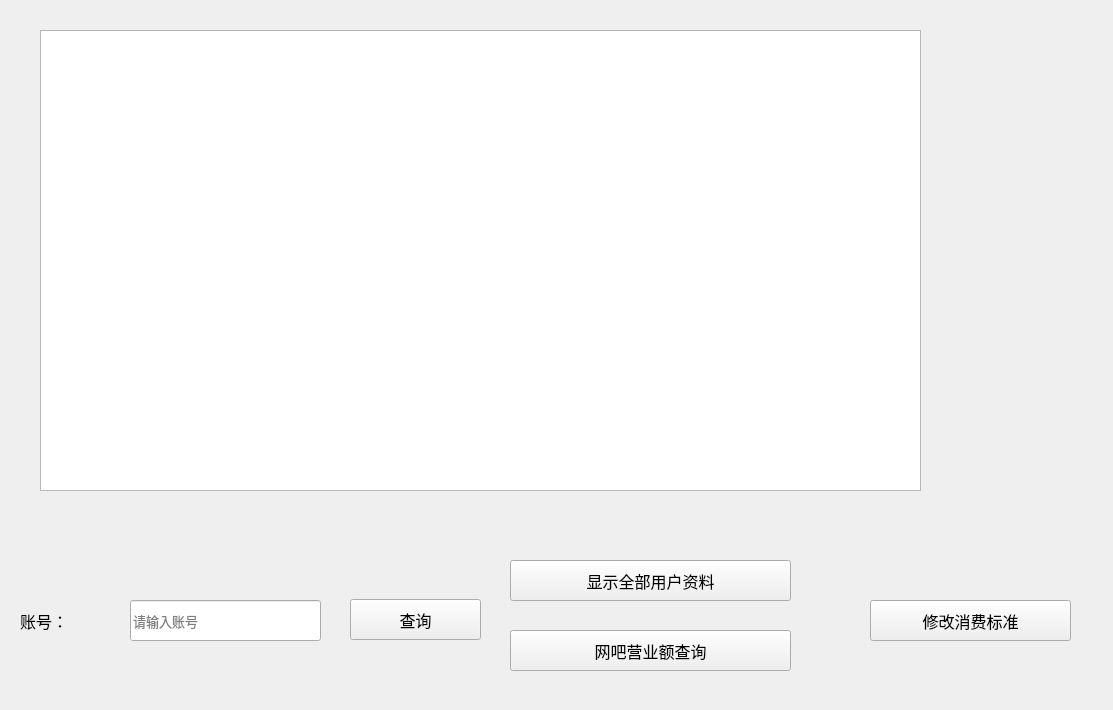
<?xml version="1.0" encoding="UTF-8"?>
<ui version="4.0">
 <class>AdminDialog</class>
 <widget class="QDialog" name="AdminDialog">
  <property name="geometry">
   <rect>
    <x>0</x>
    <y>0</y>
    <width>1113</width>
    <height>710</height>
   </rect>
  </property>
  <property name="windowTitle">
   <string>管理端</string>
  </property>
  <widget class="QTextEdit" name="textEdit">
   <property name="geometry">
    <rect>
     <x>40</x>
     <y>30</y>
     <width>881</width>
     <height>461</height>
    </rect>
   </property>
   <property name="focusPolicy">
    <enum>Qt::NoFocus</enum>
   </property>
   <property name="readOnly">
    <bool>true</bool>
   </property>
  </widget>
  <widget class="QLabel" name="label">
   <property name="geometry">
    <rect>
     <x>20</x>
     <y>600</y>
     <width>81</width>
     <height>41</height>
    </rect>
   </property>
   <property name="font">
    <font>
     <pointsize>12</pointsize>
    </font>
   </property>
   <property name="text">
    <string>账号：</string>
   </property>
  </widget>
  <widget class="QLineEdit" name="lineEdit">
   <property name="geometry">
    <rect>
     <x>130</x>
     <y>600</y>
     <width>191</width>
     <height>41</height>
    </rect>
   </property>
   <property name="font">
    <font>
     <pointsize>10</pointsize>
    </font>
   </property>
   <property name="placeholderText">
    <string>请输入账号</string>
   </property>
  </widget>
  <widget class="QPushButton" name="pushButton">
   <property name="geometry">
    <rect>
     <x>510</x>
     <y>560</y>
     <width>281</width>
     <height>41</height>
    </rect>
   </property>
   <property name="font">
    <font>
     <pointsize>12</pointsize>
    </font>
   </property>
   <property name="focusPolicy">
    <enum>Qt::NoFocus</enum>
   </property>
   <property name="text">
    <string>显示全部用户资料</string>
   </property>
  </widget>
  <widget class="QPushButton" name="pushButton_2">
   <property name="geometry">
    <rect>
     <x>350</x>
     <y>599</y>
     <width>131</width>
     <height>41</height>
    </rect>
   </property>
   <property name="font">
    <font>
     <pointsize>12</pointsize>
    </font>
   </property>
   <property name="focusPolicy">
    <enum>Qt::NoFocus</enum>
   </property>
   <property name="text">
    <string>查询</string>
   </property>
  </widget>
  <widget class="QPushButton" name="pushButton_3">
   <property name="geometry">
    <rect>
     <x>510</x>
     <y>630</y>
     <width>281</width>
     <height>41</height>
    </rect>
   </property>
   <property name="font">
    <font>
     <pointsize>12</pointsize>
    </font>
   </property>
   <property name="focusPolicy">
    <enum>Qt::NoFocus</enum>
   </property>
   <property name="text">
    <string>网吧营业额查询</string>
   </property>
  </widget>
  <widget class="QPushButton" name="pushButton_5">
   <property name="geometry">
    <rect>
     <x>870</x>
     <y>600</y>
     <width>201</width>
     <height>41</height>
    </rect>
   </property>
   <property name="font">
    <font>
     <pointsize>12</pointsize>
    </font>
   </property>
   <property name="focusPolicy">
    <enum>Qt::NoFocus</enum>
   </property>
   <property name="text">
    <string>修改消费标准</string>
   </property>
  </widget>
 </widget>
 <resources/>
 <connections/>
</ui>
